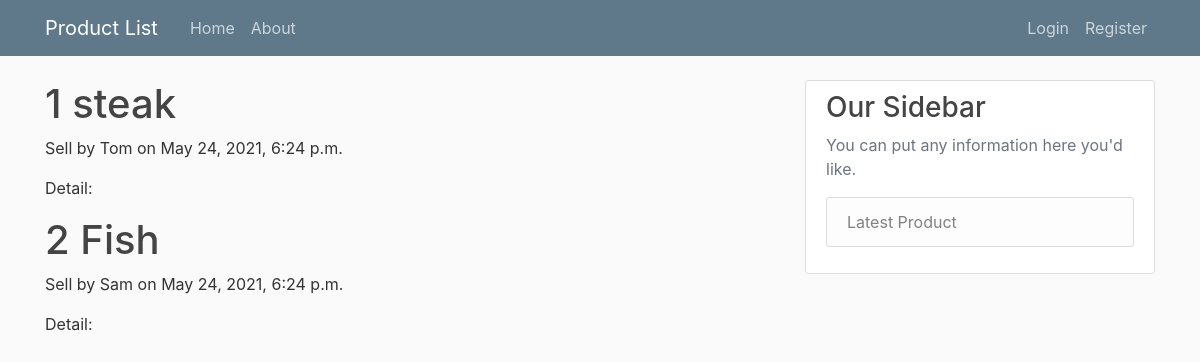
Before: / with the older database file.
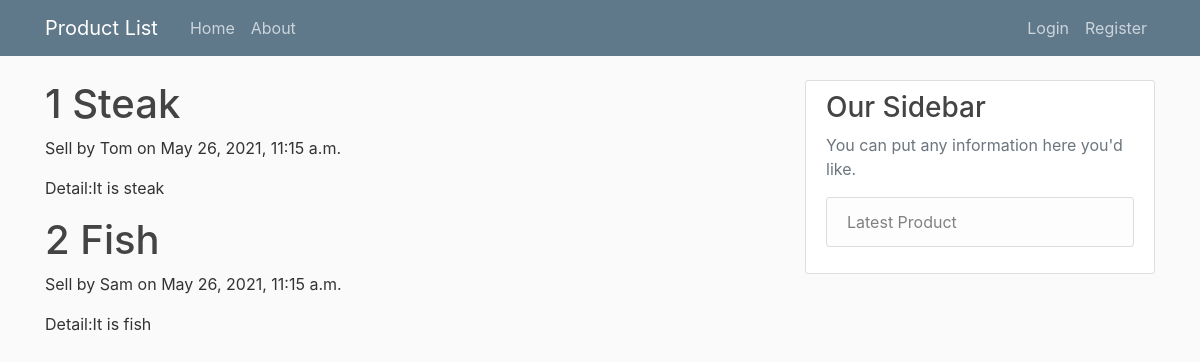
After: the same page with the newer database file.
### productapp/models.py (models this page shows)
class product(models.Model):
	product_id=models.IntegerField()
	product_name=models.CharField(max_length=100)
	date_created=models.DateTimeField(auto_now_add=True)
	seller=models.CharField(max_length=100)
	product_detail=models.CharField(max_length=9999, default="")

### productapp/views.py (the view)
# urls.py: 2. Add a URL to urlpatterns:  path('', views.home, name='home')
def home(request):
	context = {
		"products":product.objects.all()
	}
	return render(request, "productapp/home.html", context)

### productapp/templates/productapp/home.html
{% extends "productapp/base.html" %}
{% block content %}
  {% for product in products %}
    <h1>{{ product.product_id }} {{ product.product_name }}</h1>
    <p>Sell by {{ product.seller }} on {{product.date_created}}</p>
    <p>Detail:{{ product.product_detail }} </p>
  {% endfor %}
{% endblock content %}

### productapp/templates/productapp/base.html (shortened to what this page needs)
{% load static %}
<!DOCTYPE html>
<html lang="en">
<head>
  <link rel="stylesheet" href="https://maxcdn.bootstrapcdn.com/bootstrap/4.0.0/css/bootstrap.min.css">
  <link rel="stylesheet" type="text/css" href="{% static 'productapp/main.css' %}">
</head>
<body>
  <header class="site-header">
      <nav class="navbar navbar-expand-md navbar-dark bg-steel fixed-top">
        <div class="container">
          <a class="navbar-brand mr-4" href="{% url 'product-home' %}">Product List</a>
          <div class="collapse navbar-collapse" id="navbarToggle">
            <div class="navbar-nav mr-auto">
              <a class="nav-item nav-link" href="{% url 'product-home' %}">Home</a>
              <a class="nav-item nav-link" href="{% url 'product-about' %}">About</a>
            </div>
            <div class="navbar-nav">
              <a class="nav-item nav-link" href="login">Login</a>
              <a class="nav-item nav-link" href="{% url 'register' %}">Register</a>
            </div>
          </div>
        </div>
      </nav>
    </header>
    <main role="main" class="container">
      <div class="row">
        <div class="col-md-8">
          {% block content %}{% endblock %}
        </div>
        <div class="col-md-4">
          <div class="content-section">
            <h3>Our Sidebar</h3>
            <p class='text-muted'>You can put any information here you'd like.
              <ul class="list-group">
                <li class="list-group-item list-group-item-light">Latest Product</li>
              </ul>
            </p>
          </div>
        </div>
      </div>
    </main>
</body>
</html>

### productapp/static/productapp/main.css (style rules this page uses)
body { background: #fafafa; color: #333333; margin-top: 5rem; }
h1, h2, h3, h4, h5, h6 { color: #444444; }
ul { margin: 0; }
.bg-steel { background-color: #5f788a; }
.site-header .navbar-nav .nav-link { color: #cbd5db; }
.content-section { background: #ffffff; padding: 10px 20px; border: 1px solid #dddddd; border-radius: 3px; margin-bottom: 20px; }

Changed rows visible on the page:
removed product: product_id "1", product_name "steak", seller "Tom", date_created "May 24, 2021, 6:24 p.m."
removed product: product_id "2", product_name "Fish", seller "Sam", date_created "May 24, 2021, 6:24 p.m."
added product: product_id "1", product_name "Steak", seller "Tom", date_created "May 26, 2021, 11:15 a.m.", product_detail "It is steak"
added product: product_id "2", product_name "Fish", seller "Sam", date_created "May 26, 2021, 11:15 a.m.", product_detail "It is fish"
